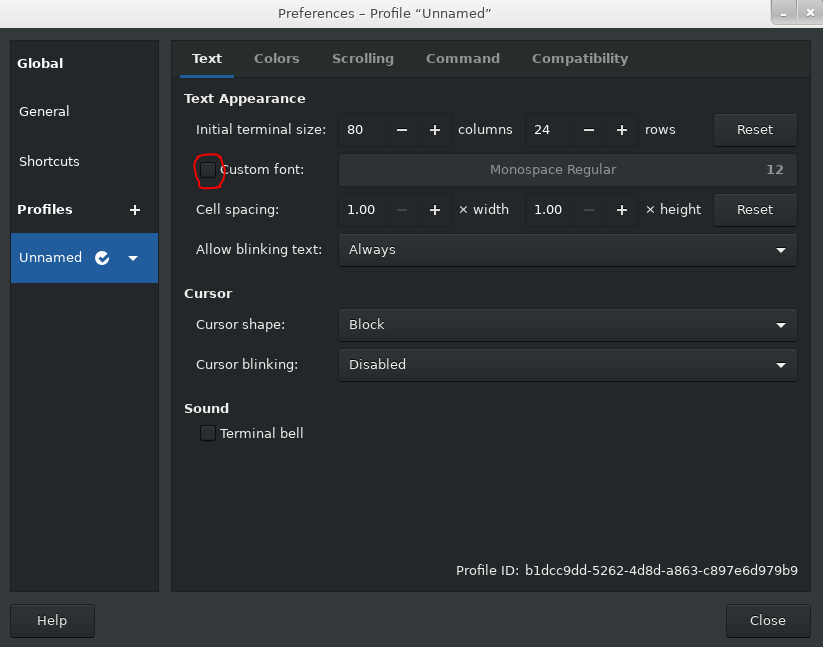
#> input picture OCR/misc/1.PNG, 823 x 647 px, given in place of block_template.png, which was not available
$ python pixel_pick.py
#> lines starting #> are read from the running program, lines starting #| are printed output that depends on the picture; after the words box and inside, x2 and y2 are one past the last pixel; in counts of white or black regions, pixels touching at a corner belong together; pictures that were not available may be replaced by others from this repository, and a replacement may not be noted
#> further down, img is the input picture: shape (647, 823, 3); mean B, G, R 56.8, 54.2, 49.4
import numpy as np
import cv2
from PIL import Image
from PIL import ImageGrab

'''
left_top point on your monitor     : (x1, y1)
right_bottom point on your monitor : (x2, y2)

use keyboard esc or q to quit
use keyboard wsad to control left_top point,      w:up, s:down, a:left, d:right
use keyboard tgfh to control right_bottom point,  t:up, g:down, f:left, h:right
use keyboard z to switch tick number.
use keyboard x to save image to the current path (default image name 'save.png').
'''


# [85 lines left out: function select_img, not called in this run]

def find_contour(img):
    ret, th1 = cv2.threshold(img, 10, 255, cv2.THRESH_BINARY)
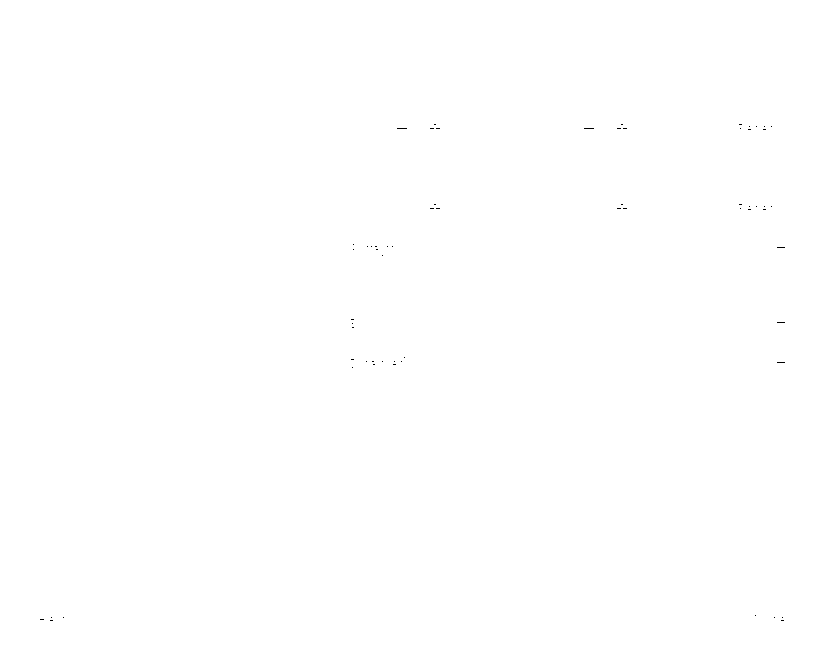
#> th1: shape (647, 823); 100% white; black in thin lines or dots, all inside (x1, y1, x2, y2) = (40, 124, 785, 621)
    # cv2.imshow("origin", th1)
    contours, hierarchy = cv2.findContours(th1, cv2.RETR_EXTERNAL, cv2.CHAIN_APPROX_SIMPLE)
#> contours = [[[0, 0], [0, 646], [822, 646], [822, 0]]]
    #cv2.drawContours(img,contours,-1,(0,255,255),1)

    cnt = contours[0]
#> cnt = [[0, 0], [0, 646], [822, 646], [822, 0]]
    M = cv2.moments(cnt)
#> M = moments, m00 531012, centre m10/m00, m01/m00 = (411, 323)
    print( M )
#> (printed output is left out)
    cx = int(M['m10']/M['m00'])
#> cx = 411
    cy = int(M['m01']/M['m00'])
#> cy = 323
    print('------------')
    print(cx)
#| 411
    print(cy)
#| 323
    print('------------')
    area = cv2.contourArea(cnt)
#> area = 531012
    print(area)
#| 531012.0
    print('------------')
    perimeter = cv2.arcLength(cnt,True)
#> perimeter = 2936
    print(perimeter)
#| 2936.0

    x,y,w,h = cv2.boundingRect(cnt)
#> x = 0; y = 0; w = 823; h = 647
    print('------------')
    print(x)
#| 0
    print(y)
#| 0
    print(w)
#| 823
    print(h)
#| 647
    # [5 lines of commented-out code are left out]

img = cv2.imread("block_template.png")
my_img = cv2.cvtColor(img, cv2.COLOR_BGR2GRAY)
find_contour(my_img)

$ run again, on OCR/misc/2.PNG
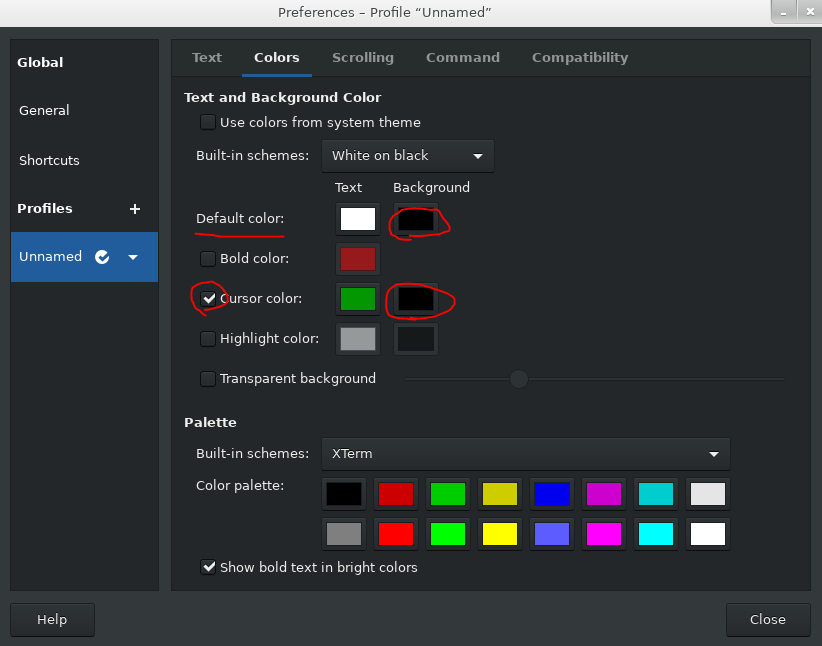
#> input picture OCR/misc/2.PNG, 822 x 646 px, given in place of block_template.png, which was not available
#> img is the input picture: shape (646, 822, 3); mean B, G, R 57.9, 55.6, 51.3
#> `my_img = cv2.cvtColor(img, cv2.COLOR_BGR2GRAY)`:
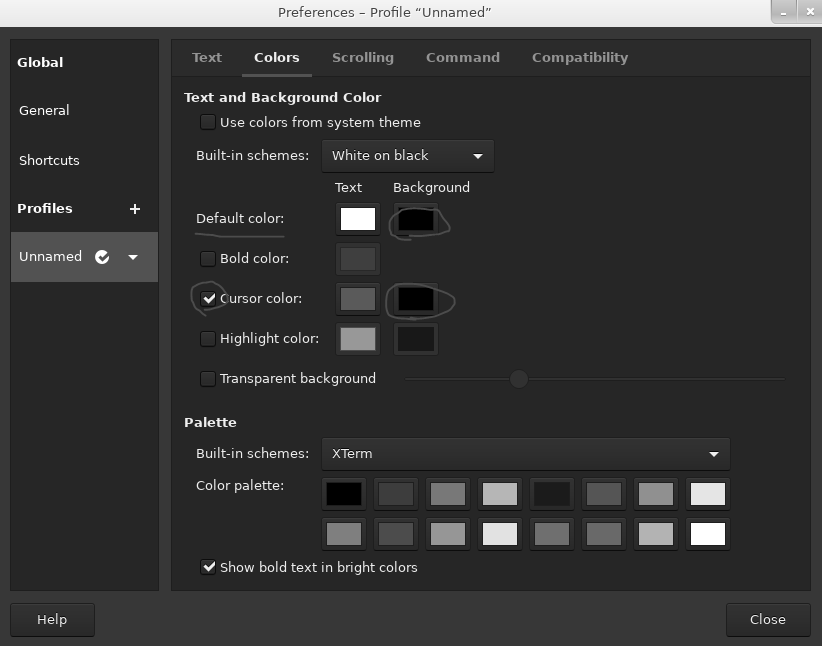
#> my_img: shape (646, 822); min 0, max 255, mean 54.5
#> in find_contour, `ret, th1 = cv2.threshold(img, 10, 255, cv2.THRESH_BINARY)`:
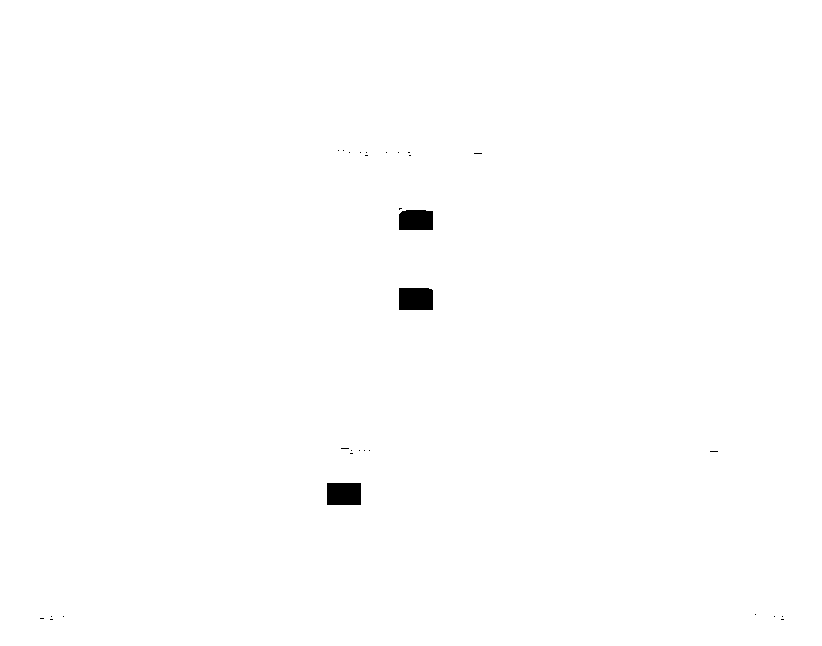
#> th1: shape (646, 822); 99.6% white; 30 black regions (27 under 20 px), largest, box (x1, y1, x2, y2) and area: (327, 483, 361, 505) 748, (399, 288, 433, 310) 743, (399, 210, 433, 230) 660
#> contours = [[[0, 0], [0, 645], [821, 645], [821, 0]]]
#> cnt = [[0, 0], [0, 645], [821, 645], [821, 0]]
#> M = moments, m00 529545, centre m10/m00, m01/m00 = (410.5, 322.5)
#> (printed output is left out)
#> cx = 410
#> cy = 322
#| 410
#| 322
#> area = 529545
#| 529545.0
#> perimeter = 2932
#| 2932.0
#> x = 0; w = 822; h = 646
#| 0
#| 0
#| 822
#| 646
